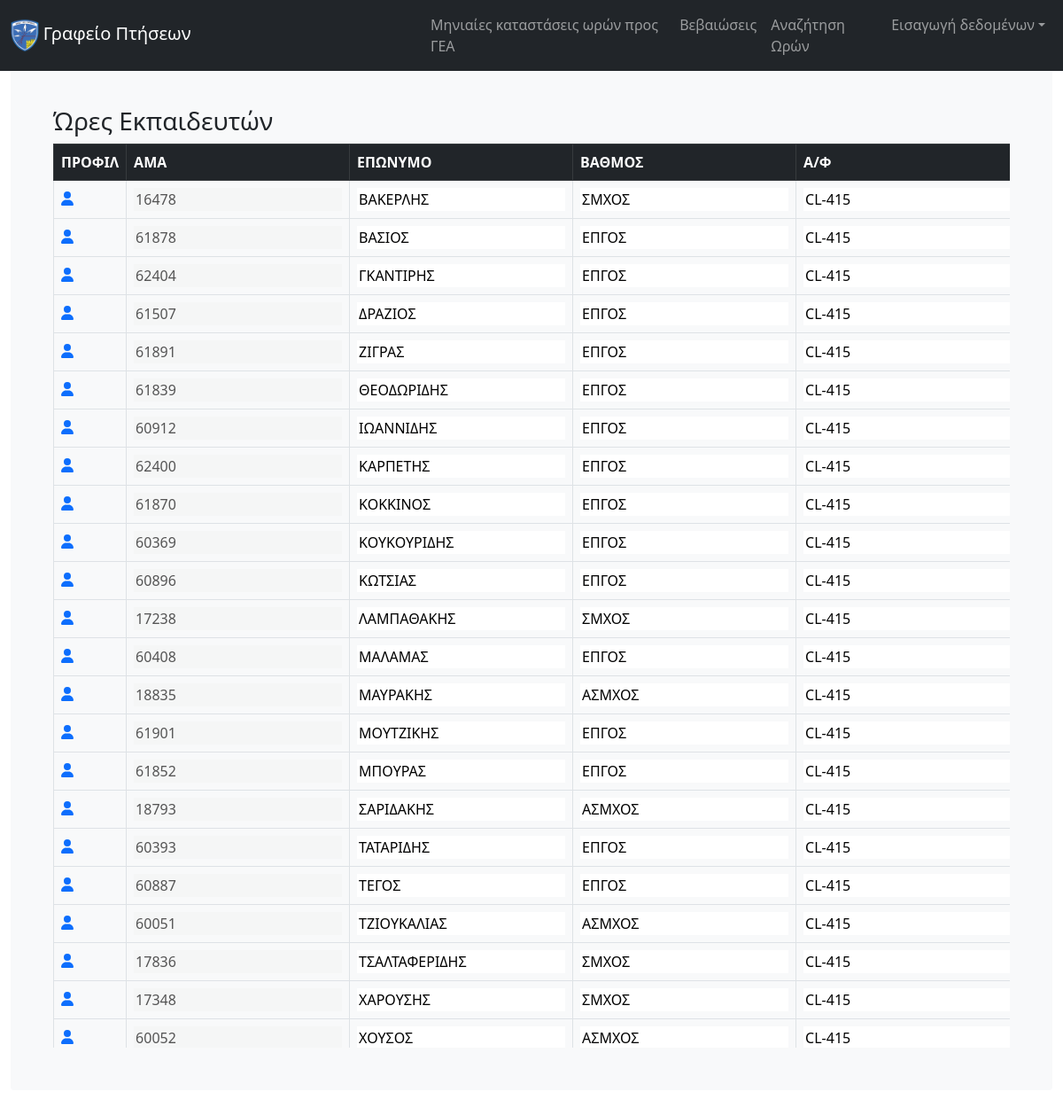
The app's page /hours/train-hours/, older data.
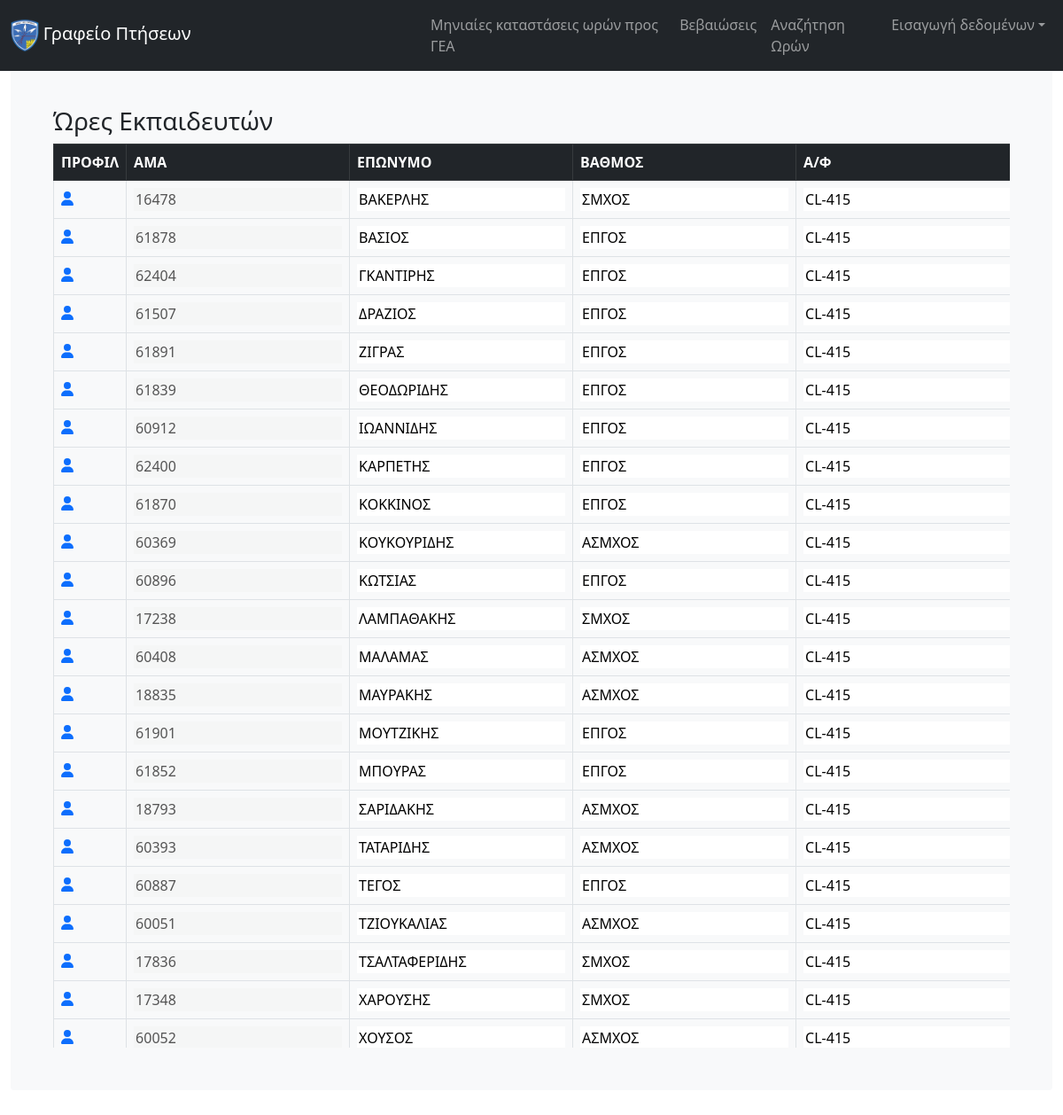
The same page, newer data.
### core/models.py (models this page shows, shortened)
class TrainHours(models.Model):
    airman = models.ForeignKey(Airman,on_delete=models.CASCADE)
    plane = models.CharField(max_length=200,default="",blank=True,null=True)
    hours = models.FloatField(blank=True,null=True,default=0)
    month = models.CharField(max_length=200,default="",blank=True,null=True)
    year = models.CharField(max_length=200,default="",blank=True,null=True)

class Airman(models.Model):
    asma = models.BigIntegerField(primary_key=True)
    firstname = models.CharField(max_length=200,default="",blank=True,null=True)
    lastname = models.CharField(max_length=200,default="",blank=True,null=True)
    rank = models.CharField(max_length=200,default="",blank=True,null=True)
    eidikotita = models.CharField(max_length=200,default="",blank=True,null=True)
    idiotita = models.CharField(max_length=200,default="",blank=True,null=True)
    availability = models.CharField(max_length=200,default="",blank=True,null=True)
    topothetisi = models.CharField(max_length=200,default="",blank=True,null=True)
    katigoria_dikaioumeni = models.CharField(max_length=200,default="",blank=True,null=True)
    katigoria_katoxiromeni = models.CharField(max_length=200,default="",blank=True,null=True)
    monada_ekdosis_ptitikou = models.CharField(max_length=200,default="",blank=True,null=True)
    geniko_synolo_oron = models.FloatField(blank=True,null=True,default=0)

### core/views.py (the view)
# urls.py: path('hours/train-hours/',views.train_hours,name="train_hours"),
def train_hours(request):
    context = {}
    table_data = TrainHours.objects.all().order_by('airman__lastname')
    context = {'table_data':table_data}
    return render(request,'core/train_hours_page.html',context)

### core/templates/core/train_hours_page.html (shortened to what this page needs)
{% extends 'core/core.html' %}
{% block content%}
<h3>Ώρες Εκπαιδευτών</h3>
<div class="tableFixHead">
    <table class="table table-hover table-bordered">
      <thead class="table-dark" style="position: sticky;top: 0">
        <tr>
          <th scope="col">ΠΡΟΦΙΛ</th>
          <th scope="col">ΑΜΑ</th>
          <th scope="col">ΕΠΩΝΥΜΟ</th>
          <th scope="col">ΒΑΘΜΟΣ</th>
          <th scope="col">Α/Φ</th>
        </tr>
      </thead>
      <tbody >
        {% for trainer in table_data%}
          <tr>
            <td><a href={% url 'profile' trainer.airman.asma %}><i class="fa-solid fa-user"></i></a></td>
            <td><input type="text" id="{{ trainer.airman.asma }}_asma" name="{{ trainer.airman.asma }}" value={{trainer.airman.asma}} disabled></td>
            <td><input type="text" id="{{ trainer.airman.asma }}_lastname" name="{{ trainer.airman.lastname }}" value={{trainer.airman.lastname}}></td>
            <td><input type="text" id="{{ trainer.airman.asma }}_rank" name="{{ trainer.airman.rank }}" value={{trainer.airman.rank}}></td>
            <td><input type="text" id="{{ trainer.airman.asma }}_plane" name="{{ trainer.plane }}" value={{trainer.plane}}></td>
          </tr>
        {% endfor %}
      </tbody>
    </table>
  </div>
{% endblock %}
{%load static%}

Row changes from the older to the newer data that the page shows:
changed through a linked row, TrainHours "ΚΟΥΚΟΥΡΙΔΗΣ": airman.rank "ΕΠΓΟΣ" → "ΑΣΜΧΟΣ"
changed through a linked row, TrainHours "ΜΑΛΑΜΑΣ": airman.rank "ΕΠΓΟΣ" → "ΑΣΜΧΟΣ"
changed through a linked row, TrainHours "ΤΑΤΑΡΙΔΗΣ": airman.rank "ΕΠΓΟΣ" → "ΑΣΜΧΟΣ"
